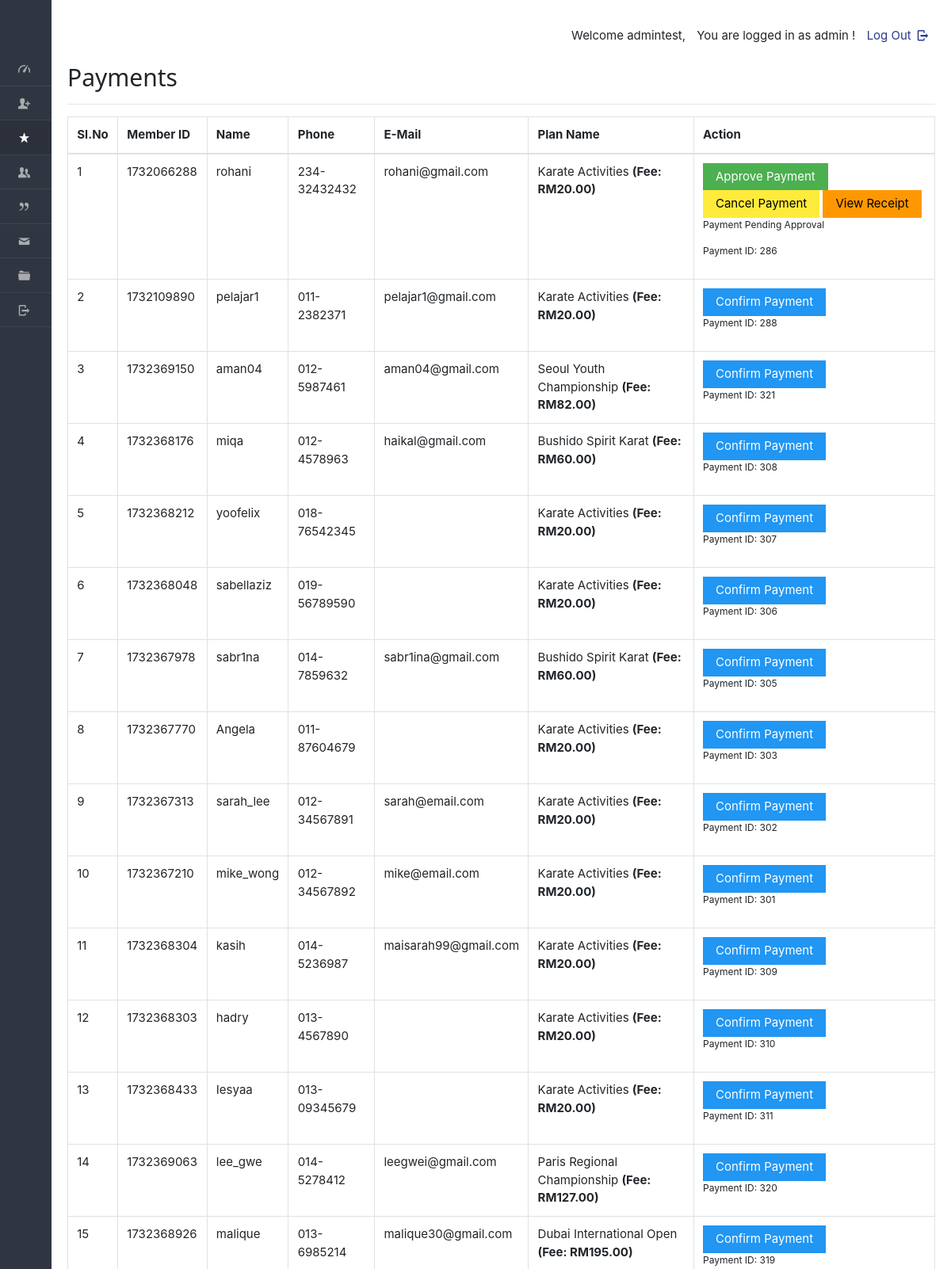
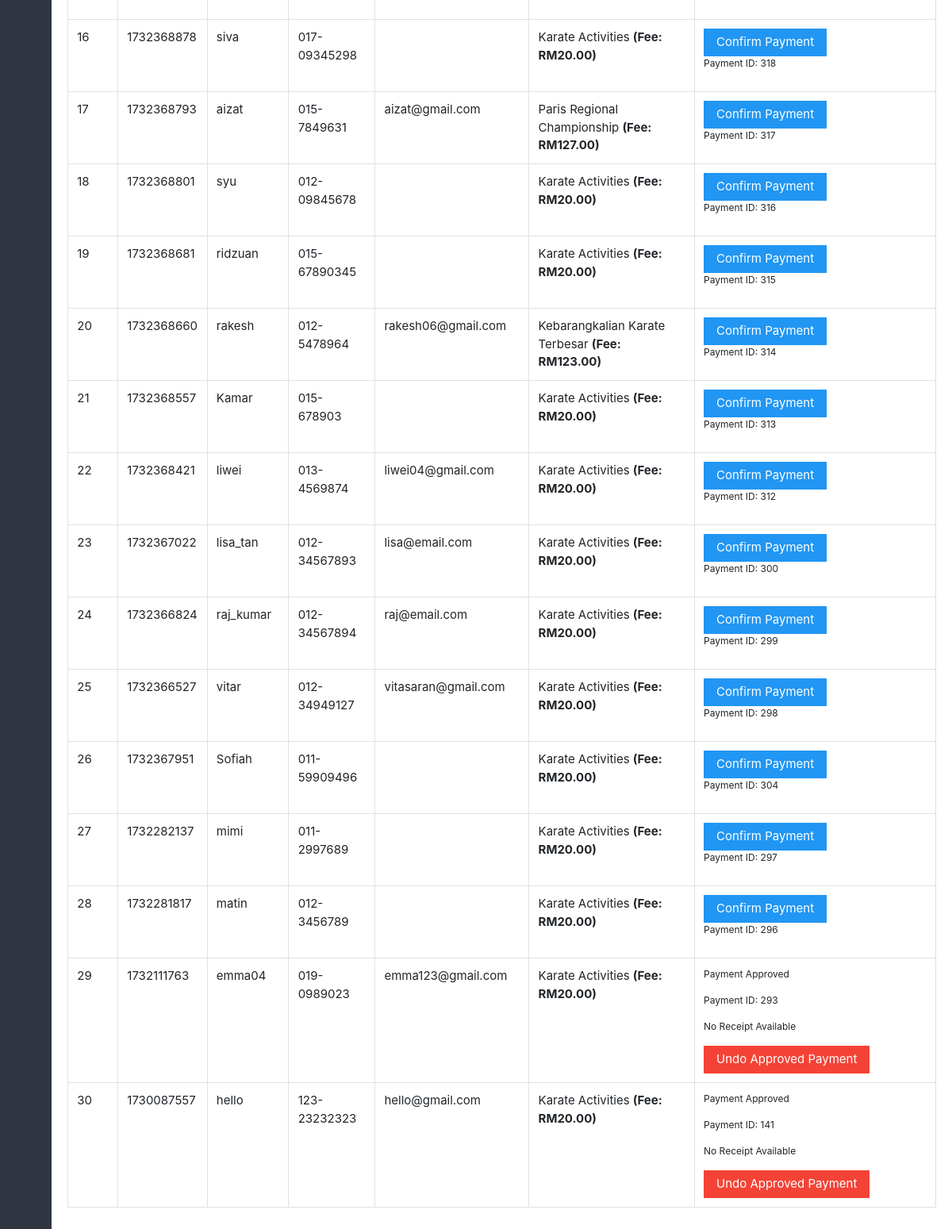
Page /dashboard/admin/payments.php (signed in) on the committed database (2 pictures, top to bottom).
### tables this page shows
CREATE TABLE IF NOT EXISTS `enrolls_to` (
  `et_id` int NOT NULL AUTO_INCREMENT,
  `planid` varchar(8) NOT NULL,
  `userid` varchar(20) NOT NULL,
  `paid_date` varchar(40) DEFAULT NULL,
  `expire` varchar(40) DEFAULT NULL,
  `hasPaid` varchar(5) NOT NULL DEFAULT 'no',
  `hasApproved` varchar(5) DEFAULT NULL,
  `receiptIMG` varchar(100) DEFAULT NULL,
  PRIMARY KEY (`et_id`)
);

CREATE TABLE IF NOT EXISTS `users` (
  `userid` varchar(20) NOT NULL,
  `pass_key` varchar(100) NOT NULL,
  `imageid` varchar(200) DEFAULT NULL,
  `username` varchar(40) DEFAULT NULL,
  `fullName` varchar(100) DEFAULT NULL,
  `gender` varchar(8) DEFAULT NULL,
  `mobile` varchar(20) DEFAULT NULL,
  `email` varchar(200) DEFAULT NULL,
  `dob` varchar(40) DEFAULT NULL,
  `joining_date` varchar(40) DEFAULT NULL,
  `hasApproved` varchar(10) DEFAULT NULL,
  `matrixNumber` varchar(255) DEFAULT NULL,
  `courseName` varchar(255) DEFAULT NULL,
  `no_ic` varchar(50) DEFAULT NULL,
  PRIMARY KEY (`userid`)
);

CREATE TABLE IF NOT EXISTS `plan` (
  `planid` varchar(8) NOT NULL,
  `tid` varchar(45) DEFAULT NULL,
  `planName` text NOT NULL,
  `description` text,
  `planType` varchar(50) NOT NULL,
  `startDate` varchar(50) NOT NULL,
  `endDate` varchar(50) NOT NULL,
  `duration` int NOT NULL,
  `validity` varchar(20) NOT NULL DEFAULT 'Lifetime',
  `amount` int DEFAULT '0',
  `active` varchar(255) NOT NULL,
  PRIMARY KEY (`planid`),
  KEY `idx_plan_type` (`planType`),
  KEY `idx_active` (`active`)
);

### dashboard/admin/payments.php (the view, shortened to what this page needs)
<!DOCTYPE html>
<html lang="en">
<head>
    <link rel="stylesheet" href="../../css/style.css" id="style-resource-5">
    <link rel="stylesheet" href="../../css/dashMain.css">
    <link rel="stylesheet" type="text/css" href="../../css/entypo.css">
    <link href="a1style.css" type="text/css" rel="stylesheet">
    <link rel="stylesheet" href="../../css/bootstrap.min.css">
    <link rel="stylesheet" href="../../css/insidedashboard.css">
    <link rel="stylesheet" href="../../css/dashboard/sidebar.css">
</head>
<body class="page-body page-fade" onload="collapseSidebar()">
<div class="page-container sidebar-collapsed" id="navbarcollapse">
    <div class="sidebar-menu">
        <header class="logo-env">
        </header>
        <?php include('nav.php'); ?>
    </div>
    <div class="main-content">
        <div class="row">
            <div class="col-md-6 col-sm-8 clearfix"></div>
            <div class="col-md-6 col-sm-4 clearfix hidden-xs">
                <ul class="list-inline links-list pull-right">
                    <li>
                        <a href="logout.php">Log Out <i class="entypo-logout right"></i></a>
                    </li>
                </ul>
            </div>
        </div>
        <h2>Payments</h2>
        <hr />
        <table class="table table-bordered">
            <thead>
                <tr>
                    <th>Sl.No</th>
                    <th>Member ID</th>
                    <th>Name</th>
                    <th>Phone</th>
                    <th>E-Mail</th>
                    <th>Plan Name</th>
                    <th>Action</th>
                </tr>
            </thead>
            <tbody>
<?php
$query = "SELECT e.*, u.username, u.mobile, u.email, p.planName, p.amount
          FROM enrolls_to e
          JOIN users u ON e.userid = u.userid
          JOIN plan p ON e.planid = p.planid
          ORDER BY e.expire";
$result = mysqli_query($con, $query);
$sno = 1;
if (mysqli_num_rows($result) > 0) {
    while ($row = mysqli_fetch_array($result, MYSQLI_ASSOC)) {
        $uid = $row['userid'];
        $planid = $row['planid'];
        $planName = $row['planName'];
        $amount = $row['amount'] ?? 0;
        $hasPaid = $row['hasPaid'];
        $hasApproved = $row['hasApproved'];
        $et_id = $row['et_id'];
        $receiptIMG = $row['receiptIMG'];
echo "<tr>";
echo "<td>" . $sno . "</td>";
echo "<td>" . htmlspecialchars($row['userid'] ?? '') . "</td>";
echo "<td>" . htmlspecialchars($row['username'] ?? '') . "</td>";
echo "<td>" . htmlspecialchars($row['mobile'] ?? '') . "</td>";
echo "<td>" . htmlspecialchars($row['email'] ?? '') . "</td>";
echo "<td>" . htmlspecialchars($planName ?? '') . ($amount > 0 ? " <b>(Fee: RM" . number_format($amount, 2) . ")" : "") . "</b></td>";
        $sno++;
if ($hasPaid === 'no') {
    echo "<td>
            <form action='make_payments.php' method='post'>
                <input type='hidden' name='userID' value='" . htmlspecialchars($uid) . "'/>
                <input type='hidden' name='planID' value='" . htmlspecialchars($planid) . "'/>
                <input type='hidden' name='et_id' value='" . htmlspecialchars($et_id) . "'/>
                <input type='submit' class='a1-btn a1-blue' value='Confirm Payment'/>
            </form>
            <p>Payment ID: $et_id</p>
          </td>";
} elseif ($hasPaid === 'yes' && $hasApproved === 'no') {
echo "<td>
    <form action='approve_payment.php' method='post' style='display:inline;'>
        <input type='hidden' name='userID' value='" . htmlspecialchars($uid) . "'/>
        <input type='hidden' name='planID' value='" . htmlspecialchars($planid) . "'/>
        <input type='hidden' name='et_id' value='" . htmlspecialchars($et_id) . "'/>
        <input type='submit' class='a1-btn a1-green' value='Approve Payment'/>
    </form>
    <form action='cancel_payment.php' method='post' style='display:inline;'>
        <input type='hidden' name='et_id' value='" . htmlspecialchars($et_id) . "'/>
        <input type='hidden' name='userID' value='" . htmlspecialchars($uid) . "'/>
        <input type='submit' class='a1-btn a1-yellow' value='Cancel Payment' onclick='return confirm(\"Are you sure you want to cancel this payment?\");'/>
    </form>";
    if (!empty($receiptIMG)) {
        echo "<button class='a1-btn a1-orange' onclick='showModal(\"receiptModal-$uid\")'>View Receipt</button>";
    } else {
        echo "<p>No Receipt Available</p>";
    }
    echo "<p>Payment Pending Approval</p>
          <p>Payment ID: $et_id</p>
          </td>";
} elseif ($hasPaid === 'yes' && $hasApproved === 'yes') {
    echo "<td>
            <p>Payment Approved</p>
            <p>Payment ID: $et_id</p>";
    if (!empty($receiptIMG)) {
        echo "<button class='a1-btn a1-orange' onclick='showModal(\"receiptModal-$uid\")'>View Receipt</button>";
    } else {
        echo "<p>No Receipt Available</p>";
    }
    echo "<form action='undo_payment.php' method='post' style='display:inline;'>
            <input type='hidden' name='et_id' value='" . htmlspecialchars($et_id) . "'/>
            <input type='hidden' name='userID' value='" . htmlspecialchars($uid) . "'/>
            <input type='hidden' name='planID' value='" . htmlspecialchars($planid) . "'/>
            <input type='submit' class='a1-btn a1-red' value='Undo Approved Payment' onclick='return confirm(\"Are you sure you want to undo this payment?\");'/>
          </form>
          </td>";
} else {
    echo "<td>No Action Needed</td>";
}
echo "</tr>";
    }
} else {
    echo "<tr><td colspan='7'>No records found</td></tr>";
}
?>
            </tbody>
        </table>
    </div>
</div>
</body>
</html>

### css/style.css (style rules this page uses)
html { font-size: 62.5%; font-family: sans-serif; }
div { display: block; }
body { font-family: "Noto Sans", sans-serif, "Helvetica Neue", Helvetica, Arial, sans-serif; font-size: 12px; line-height: 1.428571429; display: block; margin: 0; }
*, *:before, *:after { box-sizing: border-box; }
a { text-decoration: none; background: transparent; }
p { margin: 0 0 8.5px; font-size: 12px; }
p { display: block; }
input, button, select, textarea { font-family: inherit; font-size: inherit; line-height: inherit; }
button, input { line-height: normal; }
button, input, select, textarea { font-family: inherit; font-size: 100%; margin: 0; }
input { background-color: white; cursor: text; padding: 1px; border-width: 2px; border-style: inset; border-color: initial; border-image: initial; }
input, textarea, select, button { text-rendering: auto; color: initial; letter-spacing: normal; word-spacing: normal; text-transform: none; text-indent: 0px; text-shadow: none; display: inline-block; text-align: start; margin: 0em; font: 400 13.3333px Arial; }
button, html input[type="button"], input[type="reset"], input[type="submit"] { cursor: pointer; }
button, select { text-transform: none; }
a { color: #373e4a; text-decoration: none; }
a { background: transparent; }
a { color: #373e4a; }
.page-container { position: relative; padding-left: 280px; }
.page-container .sidebar-menu { position: absolute; width: 280px; top: 0; left: 0; bottom: 0; background: #303641; color: #aaabae; z-index: 1; min-height: 796px; box-sizing: border-box; }
.page-container .sidebar-menu .logo-env { width: 100%; padding: 35px; padding-bottom: 10px; box-sizing: border-box; }
.page-container.sidebar-collapsed { padding-left: 65px; }
.page-container.sidebar-collapsed .sidebar-menu { z-index: 4; width: 65px; }
.page-container.sidebar-collapsed .sidebar-menu .logo-env { display: block; padding: 20px; }
.page-container .sidebar-menu .logo-env:before, .page-container .sidebar-menu .logo-env:after { content: " "; display: table; }
.page-container .sidebar-menu .logo-env:after { clear: both; }
ul, ol { margin-top: 0; margin-bottom: 8.5px; }
ul, menu, dir { display: block; list-style-type: disc; }
li { display: list-item; }
i, cite, em, var, address, dfn { font-style: italic; }

### css/dashMain.css (style rules this page uses)
.page-container .main-content { position: relative; float: left; width: 100%; padding: 20px; z-index: 2; background: #ffffff; box-sizing: border-box; }
.row { margin-left: -15px; margin-right: -15px; }
.row:before, .row:after { content: " "; display: table; }
.row:after { clear: both; }
.col-xs-1, .col-sm-1, .col-md-1, .col-lg-1, .col-xs-2, .col-sm-2, .col-md-2, .col-lg-2, .col-xs-3, .col-sm-3, .col-md-3, .col-lg-3, .col-xs-4, .col-sm-4, .col-md-4, .col-lg-4, .col-xs-5, .col-sm-5, .col-md-5, .col-lg-5, .col-xs-6, .col-sm-6, .col-md-6, .col-lg-6, .col-xs-7, .col-sm-7, .col-md-7, .col-lg-7, .col-xs-8, .col-sm-8, .col-md-8, .col-lg-8, .col-xs-9, .col-sm-9, .col-md-9, .col-lg-9, .col-xs-10, .col-sm-10, .col-md-10, .col-lg-10, .col-xs-11, .col-sm-11, .col-md-11, .col-lg-11, .col-xs-12, .col-sm-12, .col-md-12, .col-lg-12 { position: relative; min-height: 1px; padding-left: 15px; padding-right: 15px; }
.links-list { white-space: nowrap; padding-top: 14px; padding-bottom: 8px; }
.pull-right { float: right !important; }
.list-inline { padding-left: 0; list-style: none; }
ul, ol { margin-top: 0; margin-bottom: 8.5px; }
.list-inline > li:first-child { padding-left: 0; }
.list-inline > li { display: inline-block; padding-left: 5px; padding-right: 5px; }
@media (min-width: 768px) { .col-sm-1, .col-sm-2, .col-sm-3, .col-sm-4, .col-sm-5, .col-sm-6, .col-sm-7, .col-sm-8, .col-sm-9, .col-sm-10, .col-sm-11 { float: left; } }
@media (min-width: 768px) { .col-sm-8 { width: 66.66666666666666%; } }
@media (min-width: 768px) { .col-sm-4 { width: 33.33333333333333%; } }
@media (min-width: 992px) { .col-md-1, .col-md-2, .col-md-3, .col-md-4, .col-md-5, .col-md-6, .col-md-7, .col-md-8, .col-md-9, .col-md-10, .col-md-11 { float: left; } }
@media (min-width: 992px) { .col-md-6 { width: 50%; } }
a { color: #373e4a; text-decoration: none; }
a { background: transparent; }
a { color: #373e4a; }
h2, .h2 { font-size: 25px; }
hr { margin-top: 17px; margin-bottom: 17px; border: 0; border-top: 1px solid #998f8f; }
hr { box-sizing: content-box; height: 0; }
i, cite, em, var, address, dfn { font-style: italic; }

### rows in the picture
enrolls_to: userid "1732066288", userid.username "rohani", userid.mobile "234-32432432", userid.email "rohani@gmail.com", planid.planName "Karate Activities", planid.amount "20.00", et_id "286"
enrolls_to: userid "1732109890", userid.username "pelajar1", userid.mobile "011-2382371", userid.email "pelajar1@gmail.com", planid.planName "Karate Activities", planid.amount "20.00", et_id "288"
enrolls_to: userid "1732369150", userid.username "aman04", userid.mobile "012-5987461", userid.email "aman04@gmail.com", planid.planName "Seoul Youth Championship", planid.amount "82.00", et_id "321"
enrolls_to: userid "1732368176", userid.username "miqa", userid.mobile "012-4578963", userid.email "haikal@gmail.com", planid.planName "Bushido Spirit Karat", planid.amount "60.00", et_id "308"
enrolls_to: userid "1732368212", userid.username "yoofelix", userid.mobile "018-76542345", planid.planName "Karate Activities", planid.amount "20.00", et_id "307"
enrolls_to: userid "1732368048", userid.username "sabellaziz", userid.mobile "019-56789590", planid.planName "Karate Activities", planid.amount "20.00", et_id "306"
enrolls_to: userid "1732367978", userid.username "sabr1na", userid.mobile "014-7859632", userid.email "sabr1ina@gmail.com", planid.planName "Bushido Spirit Karat", planid.amount "60.00", et_id "305"
enrolls_to: userid "1732367770", userid.username "Angela", userid.mobile "011-87604679", planid.planName "Karate Activities", planid.amount "20.00", et_id "303"
enrolls_to: userid "1732367313", userid.username "sarah_lee", userid.mobile "012-34567891", userid.email "sarah@email.com", planid.planName "Karate Activities", planid.amount "20.00", et_id "302"
enrolls_to: userid "1732367210", userid.username "mike_wong", userid.mobile "012-34567892", userid.email "mike@email.com", planid.planName "Karate Activities", planid.amount "20.00", et_id "301"
enrolls_to: userid "1732368304", userid.username "kasih", userid.mobile "014-5236987", userid.email "maisarah99@gmail.com", planid.planName "Karate Activities", planid.amount "20.00", et_id "309"
enrolls_to: userid "1732368303", userid.username "hadry", userid.mobile "013-4567890", planid.planName "Karate Activities", planid.amount "20.00", et_id "310"
enrolls_to: userid "1732368433", userid.username "Iesyaa", userid.mobile "013-09345679", planid.planName "Karate Activities", planid.amount "20.00", et_id "311"
enrolls_to: userid "1732369063", userid.username "lee_gwe", userid.mobile "014-5278412", userid.email "leegwei@gmail.com", planid.planName "Paris Regional Championship", planid.amount "127.00", et_id "320"
enrolls_to: userid "1732368926", userid.username "malique", userid.mobile "013-6985214", userid.email "malique30@gmail.com", planid.planName "Dubai International Open", planid.amount "195.00", et_id "319"
enrolls_to: userid "1732368878", userid.username "siva", userid.mobile "017-09345298", planid.planName "Karate Activities", planid.amount "20.00", et_id "318"
enrolls_to: userid "1732368793", userid.username "aizat", userid.mobile "015-7849631", userid.email "aizat@gmail.com", planid.planName "Paris Regional Championship", planid.amount "127.00", et_id "317"
enrolls_to: userid "1732368801", userid.username "syu", userid.mobile "012-09845678", planid.planName "Karate Activities", planid.amount "20.00", et_id "316"
enrolls_to: userid "1732368681", userid.username "ridzuan", userid.mobile "015-67890345", planid.planName "Karate Activities", planid.amount "20.00", et_id "315"
enrolls_to: userid "1732368660", userid.username "rakesh", userid.mobile "012-5478964", userid.email "rakesh06@gmail.com", planid.planName "Kebarangkalian Karate Terbesar", planid.amount "123.00", et_id "314"
enrolls_to: userid "1732368557", userid.username "Kamar", userid.mobile "015-678903", planid.planName "Karate Activities", planid.amount "20.00", et_id "313"
enrolls_to: userid "1732368421", userid.username "liwei", userid.mobile "013-4569874", userid.email "liwei04@gmail.com", planid.planName "Karate Activities", planid.amount "20.00", et_id "312"
enrolls_to: userid "1732367022", userid.username "lisa_tan", userid.mobile "012-34567893", userid.email "lisa@email.com", planid.planName "Karate Activities", planid.amount "20.00", et_id "300"
enrolls_to: userid "1732366824", userid.username "raj_kumar", userid.mobile "012-34567894", userid.email "raj@email.com", planid.planName "Karate Activities", planid.amount "20.00", et_id "299"
enrolls_to: userid "1732366527", userid.username "vitar", userid.mobile "012-34949127", userid.email "vitasaran@gmail.com", planid.planName "Karate Activities", planid.amount "20.00", et_id "298"
enrolls_to: userid "1732367951", userid.username "Sofiah", userid.mobile "011-59909496", planid.planName "Karate Activities", planid.amount "20.00", et_id "304"
enrolls_to: userid "1732282137", userid.username "mimi", userid.mobile "011-2997689", planid.planName "Karate Activities", planid.amount "20.00", et_id "297"
enrolls_to: userid "1732281817", userid.username "matin", userid.mobile "012-3456789", planid.planName "Karate Activities", planid.amount "20.00", et_id "296"
enrolls_to: userid "1732111763", userid.username "emma04", userid.mobile "019-0989023", userid.email "emma123@gmail.com", planid.planName "Karate Activities", planid.amount "20.00", et_id "293", shows "No Receipt Available"
enrolls_to: userid "1730087557", userid.username "hello", userid.mobile "123-23232323", userid.email "hello@gmail.com", planid.planName "Karate Activities", planid.amount "20.00", et_id "141", shows "No Receipt Available"
